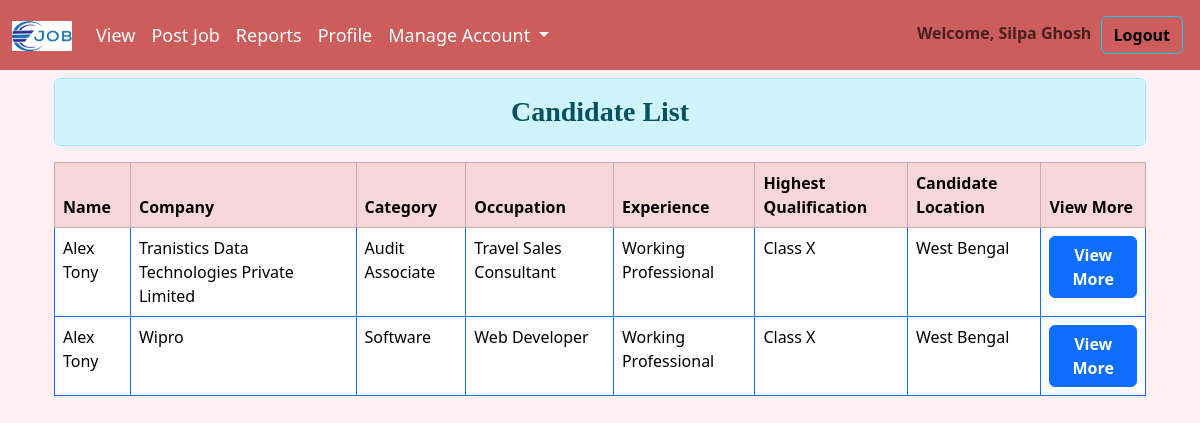
Page /report.php (signed in) on the committed database.
### tables this page shows
CREATE TABLE `apply_job_post` (
  `Job_id` int(20) NOT NULL,
  `Emp_id` int(20) NOT NULL,
  `Candidate_id` int(20) NOT NULL,
  `Applied` date NOT NULL DEFAULT current_timestamp(),
  `Status` varchar(50) NOT NULL
);

CREATE TABLE `candidate_details` (
  `Id` int(20) NOT NULL,
  `Can_id` int(20) NOT NULL,
  `Can_Name` varchar(100) NOT NULL,
  `Can_Email` varchar(255) NOT NULL,
  `Phone` varchar(10) NOT NULL,
  `City` varchar(50) NOT NULL,
  `Can_Gender` varchar(50) NOT NULL,
  `Type` varchar(50) NOT NULL,
  `Father_name` varchar(50) NOT NULL,
  `Mother_name` varchar(50) NOT NULL,
  `DOB` varchar(20) NOT NULL,
  `Blood_Group` varchar(10) NOT NULL,
  `Address` varchar(100) NOT NULL,
  `State` varchar(50) NOT NULL,
  `Pincode` varchar(10) NOT NULL,
  `About_Myself` varchar(600) NOT NULL,
  `Candidate_photo` varchar(300) NOT NULL
);

CREATE TABLE `add_job` (
  `Id` int(20) NOT NULL,
  `Emp_id` int(20) NOT NULL,
  `Name` varchar(50) NOT NULL,
  `Email` varchar(100) NOT NULL,
  `Company` varchar(50) NOT NULL,
  `Category` varchar(50) NOT NULL,
  `Occupation` varchar(50) NOT NULL,
  `Required_Employees` int(20) NOT NULL,
  `Salary` varchar(255) NOT NULL,
  `Employment_type` varchar(50) NOT NULL,
  `Qualification` varchar(255) NOT NULL,
  `Gender` varchar(50) NOT NULL,
  `Website` varchar(100) NOT NULL,
  `Job_Description` varchar(255) NOT NULL,
  `Skills` varchar(255) NOT NULL,
  `Location` varchar(100) NOT NULL,
  `Experience` varchar(50) NOT NULL,
  `Posted_On` date NOT NULL DEFAULT current_timestamp()
);

CREATE TABLE `candidate_education` (
  `Id` int(20) NOT NULL,
  `Candidate_id` int(11) NOT NULL,
  `Email` varchar(100) NOT NULL,
  `First_Education_type` varchar(100) NOT NULL,
  `First_Clg_name` varchar(100) NOT NULL,
  `First_year_of_passing` varchar(50) NOT NULL,
  `First_stream` varchar(50) NOT NULL,
  `First_percentage` varchar(20) NOT NULL,
  `First_CGPA` varchar(20) NOT NULL,
  `Second_Education_type` varchar(20) NOT NULL,
  `Second_Clg_name` varchar(100) NOT NULL,
  `Second_year_of_passing` varchar(20) NOT NULL,
  `Second_stream` varchar(50) NOT NULL,
  `Second_percentage` varchar(20) NOT NULL,
  `Second_CGPA` varchar(20) NOT NULL,
  `Third_Education_type` varchar(20) NOT NULL,
  `Third_Clg_name` varchar(100) NOT NULL,
  `Third_year_of_passing` varchar(20) NOT NULL,
  `Third_stream` varchar(50) NOT NULL,
  `Third_percentage` varchar(20) NOT NULL,
  `Thirde_CGPA` varchar(20) NOT NULL,
  `Four_Education_type` varchar(20) NOT NULL,
  `Four_Clg_name` varchar(100) NOT NULL,
  `Four_year_of_passing` varchar(20) NOT NULL,
  `Four_stream` varchar(50) NOT NULL,
  `Four_percentage` varchar(20) NOT NULL,
  `Four_CGPA` varchar(20) NOT NULL
);

### report.php (the view, shortened to what this page needs)
<!DOCTYPE html>
<html>
<head>
    <link href="https://cdn.jsdelivr.net/npm/bootstrap@5.3.3/dist/css/bootstrap.min.css" rel="stylesheet">
    <link rel="stylesheet" href="https://unpkg.com/bs-brain@2.0.3/components/logins/login-9/assets/css/login-9.css">
    <link href="https://cdn.datatables.net/v/bs5/jq-3.7.0/dt-2.0.7/b-3.0.2/b-html5-3.0.2/datatables.min.css" rel="stylesheet">
</head>
<body style="background-color:#FFF0F5;">
    <nav class="navbar navbar-expand-lg" style="background-color:#CD5C5C;">
        <div class="container-fluid">
            <a class="navbar-brand">
                <img src="job.png" alt="Logo" width="60" height="30" class="d-inline-block align-text-top" />
            </a>
            <div class="collapse navbar-collapse" id="navbarText">
                <ul class="navbar-nav me-auto mb-2 mb-lg-0">
                    <li class="nav-item">
                        <a class="nav-link" href="job_show.php">View</a>
                    </li>
                    <li class="nav-item">
                        <a class="nav-link" href="job_post.php">Post Job</a>
                    </li>
                    <li class="nav-item">
                        <a class="nav-link" href="report.php">Reports</a>
                    </li>
                    <li class="nav-item">
                        <a class="nav-link" href="emp_profile1.php">Profile</a>
                    </li>
                    <li class="nav-item dropdown">
                        <a class="nav-link dropdown-toggle" href="#" role="button" data-bs-toggle="dropdown" aria-expanded="false">
                            Manage Account
                        </a>
                    </li>
                </ul>
                <span class="navbar-text">
                    <p class="fw-bold">Welcome, <?php echo $_SESSION['emp_name']; ?></p>
                    <a type="button" class="btn btn-outline-info fw-bold" href="emplogout.php">Logout</a>
                </span>
            </div>
        </div>
    </nav>
    <div class="container py-2">
        <section id="candidates" class="content-header">
            <div class="container">
                <div class="row">
                    <div class="col-md-12 text-center latest-job margin-bottom-20">
                        <h3 class="alert alert-info fw-bold" style="font-family: Garamond, serif;">Candidate List</h3>
                    </div>
                </div>
            </div>
            <div class="container-fluid">
                <table class="table table-bordered border-primary">
                    <thead class="table-danger">
                        <tr>
                            <th>Name</th>
                            <th>Company</th>
                            <th>Category</th>
                            <th>Occupation</th>
                            <th>Experience</th>
                            <th>Highest Qualification</th>
                            <th>Candidate Location</th>
                            <th>View More</th>
                        </tr>
                    </thead>
                    <tbody>
                        <?php
                        include 'connect.php';
                        if (isset($_SESSION['emp_id'])) {
                            $emp_id = $_SESSION['emp_id'];
                            $sql = "select cd.*,ced.*,cex.*,ajp.*,jp.* from apply_job_post ajp
                                    inner join candidate_details cd on cd.Can_id = ajp.Candidate_id
                                    inner join candidate_education ced on ced.Candidate_id = ajp.Candidate_id
                                    inner join candidate_experience cex on cex.Can_id = ajp.Candidate_id
                                    inner join add_job jp on jp.Id = ajp.Job_id where ajp.Emp_id = '$emp_id'";
                            $result = $conn->query($sql);
                            while ($total = $result->fetch_assoc()) {
                                echo "<tr>
                                    <td>" . htmlspecialchars($total['Can_Name']) . "</td>
                                    <td>" . htmlspecialchars($total['Company']) . "</td>
                                    <td>" . htmlspecialchars($total['Category']) . "</td>
                                    <td>" . htmlspecialchars($total['Occupation']) . "</td>
                                    <td>" . htmlspecialchars($total['Type']) . "</td>
                                    <td>" . htmlspecialchars($total['First_Education_type']) . "</td>
                                    <td>" . htmlspecialchars($total['State']) . "</td>
                                    <td>
                                    <button data-id='" . htmlspecialchars($total['Can_id']) . "' class='btn btn-primary fw-bold view-more-btn' data-bs-toggle='modal' data-bs-target='#view'>View More</button>
                                    </td>
                                    </tr>";
                            }
                        }
                        ?>
                    </tbody>
                </table>
            </div>
        </section>
    </div>
</body>
</html>

### report.php (style rules this page uses)
.nav-link { color: white; font-size: 18px; }
.navbar-text p, .navbar-text a { display: inline; margin-right: 5px; }

### rows in the picture
apply_job_post: candidate_details.Can_Name "Alex Tony", add_job.Company "Tranistics Data Technologies Private Limited", add_job.Category "Audit Associate", add_job.Occupation "Travel Sales Consultant", candidate_details.Type "Working Professional", candidate_education.First_Education_type "Class X", candidate_details.State "West Bengal"
apply_job_post: candidate_details.Can_Name "Alex Tony", add_job.Company "Wipro", add_job.Category "Software", add_job.Occupation "Web Developer", candidate_details.Type "Working Professional", candidate_education.First_Education_type "Class X", candidate_details.State "West Bengal"

### other values in the picture
$_SESSION['emp_name'] "Silpa Ghosh"
